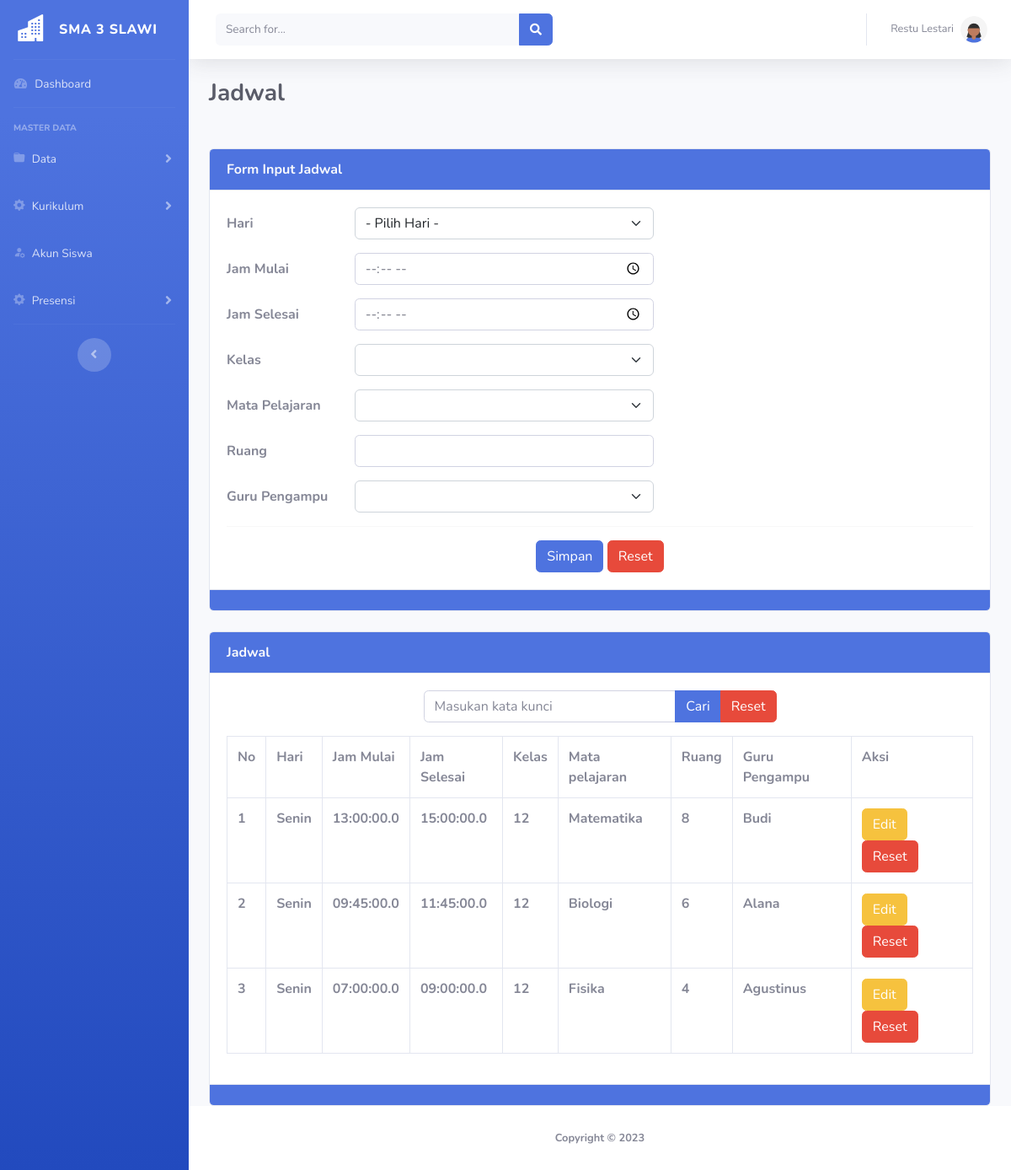
The app's page /admin/jadwal.php (signed in) with its own data.
### tables this page shows
CREATE TABLE `tbljadwal` (
  `id` int(8) NOT NULL,
  `hari` text NOT NULL,
  `mulai` time(1) NOT NULL,
  `selesai` time(1) NOT NULL,
  `kelas` varchar(128) NOT NULL,
  `mapel` text NOT NULL,
  `ruang` varchar(12) NOT NULL,
  `guru` varchar(27) NOT NULL
);

### admin/jadwal.php (the view, shortened to what this page needs)
<?php
include_once "../koneksi.php";
$vhari = "";
$vmulai = "";
$vselesai = "";
$vkelas = "";
$vmapel = "";
$vruang = "";
$vguru = "";
?>
<!DOCTYPE html>
<html lang="en">
<head>
    <link href="../assets/vendor/fontawesome-free/css/all.min.css" rel="stylesheet" type="text/css">
    <link rel="stylesheet" href="https://maxcdn.bootstrapcdn.com/bootstrap/4.0.0/css/bootstrap.min.css"
>
    <link href="https://cdn.jsdelivr.net/npm/bootstrap@5.2.3/dist/css/bootstrap.min.css" rel="stylesheet"
>
    <link rel="stylesheet" href="https://cdn.jsdelivr.net/npm/bootstrap-icons@1.10.5/font/bootstrap-icons.css">
    <link href="../assets/css/sb-admin-2.min.css" rel="stylesheet">
</head>
<body id="page-top">
    <div id="wrapper">
        <ul class="navbar-nav bg-gradient-primary sidebar sidebar-dark accordion" id="accordionSidebar">
            <a class="sidebar-brand d-flex align-items-center justify-content-center" href="index.php">
                <div class="sidebar-brand-icon">
                    <i class="bi bi-buildings-fill"></i>
                </div>
                <div class="sidebar-brand-text mx-3">SMA 3 SLAWI</div>
            </a>
            <hr class="sidebar-divider my-0">
            <li class="nav-item">
                <a class="nav-link" href="index.php">
                    <i class="fas fa-fw fa-tachometer-alt"></i>
                    <span>Dashboard</span></a>
            </li>
            <hr class="sidebar-divider">
            <div class="sidebar-heading">
                Master Data
            </div>
            <li class="nav-item">
                <a class="nav-link collapsed" href="#" data-toggle="collapse" data-target="#collapseTwo"
                    aria-expanded="true" aria-controls="collapseTwo">
                    <i class="bi bi-folder-fill"></i>
                    <span>Data</span>
                </a>
            </li>
            <li class="nav-item">
                <a class="nav-link collapsed" href="#" data-toggle="collapse" data-target="#collapseUtilities"
                    aria-expanded="true" aria-controls="collapseUtilities">
                    <i class="bi bi-gear-fill"></i>
                    <span>Kurikulum</span>
                </a>
            </li>
            <li class="nav-item">
                <a class="nav-link" href="akun.php">
                    <i class="bi bi-person-fill-gear"></i>
                    <span>Akun Siswa</span></a>
            </li>
            <li class="nav-item">
                <a class="nav-link collapsed" href="#" data-toggle="collapse" data-target="#collapse3"
                    aria-expanded="true" aria-controls="collapse3">
                    <i class="bi bi-gear-fill"></i>
                    <span>Presensi</span>
                </a>
            </li>
            <hr class="sidebar-divider d-none d-md-block">
            <div class="text-center d-none d-md-inline">
                <button class="rounded-circle border-0" id="sidebarToggle"></button>
            </div>
        </ul>
        <div id="content-wrapper" class="d-flex flex-column">
            <div id="content">
                <nav class="navbar navbar-expand navbar-light bg-white topbar mb-4 static-top shadow">
                    <form
                        class="d-none d-sm-inline-block form-inline mr-auto ml-md-3 my-2 my-md-0 mw-100 navbar-search">
                        <div class="input-group">
                            <input type="text" class="form-control bg-light border-0 small" placeholder="Search for..."
                                aria-label="Search" aria-describedby="basic-addon2">
                            <div class="input-group-append">
                                <button class="btn btn-primary" type="button">
                                    <i class="fas fa-search fa-sm"></i>
                                </button>
                            </div>
                        </div>
                    </form>
                    <ul class="navbar-nav ml-auto">
                        <li class="nav-item dropdown no-arrow">
                            <a class="nav-link dropdown-toggle" href="#" id="userDropdown" role="button"
                                data-toggle="dropdown" aria-haspopup="true" aria-expanded="false">
                                <span class="mr-2 d-none d-lg-inline text-gray-600 small">
                                    <?= $_SESSION['nama']; ?>
                                </span> <img class="img-profile rounded-circle"
                                    src="../assets/img/undraw_profile_1.svg">
                            </a>
                        </li>
                    </ul>
                </nav>
                <div class="container-fluid">
                    <h1 class="h3 mb-4 text-gray-800"><b>Jadwal</h1>
                    <br>
                    <div class="card">
                        <div class="card-header bg-primary text-light">
                            Form Input Jadwal
                        </div>
                        <div class="card-body">
                            <form method="POST">
                                <div class="mb-3 row">
                                    <label for="inputnama" class="col-sm-2 col-form-label">Hari</label>
                                    <div class="col-sm-5">
                                        <select class="form-select" aria-label="Default select example" name="thari"
                                            id="thari" value="<?= $vhari ?>">
                                            <option selected>- Pilih Hari -</option>
                                        </select>
                                    </div>
                                </div>
                                <div class="mb-3 row">
                                    <label for="inputnama" class="col-sm-2 col-form-label">Jam Mulai</label>
                                    <div class="col-sm-5">
                                        <input type="time" class="form-control" name="tmulai" id="tmulai"
                                            value="<?= $vmulai ?>">
                                    </div>
                                </div>
                                <div class="mb-3 row">
                                    <label for="inputnama" class="col-sm-2 col-form-label">Jam Selesai</label>
                                    <div class="col-sm-5">
                                        <input type="time" class="form-control" name="tselesai" id="tselesai"
                                            value="<?= $vselesai ?>">
                                    </div>
                                </div>
                                <div class="mb-3 row">
                                    <label for="inputnama" class="col-sm-2 col-form-label">Kelas</label>
                                    <div class="col-sm-5">
                                        <select name="tkelas" id="tkelas" class="form-select" required>
                                            <option value="<?= $vkelas ?>"><?= $vkelas ?></option>
                                            <?php
                                            $qry = $koneksi->query("SELECT * FROM tblkelas");
                                            while ($data = $qry->fetch_assoc()) { ?>
                                                <option value="<?= $data['kelas']; ?>"><?= $data['kelas']; ?></option>
                                            <?php } ?>
                                        </select>
                                    </div>
                                </div>
                                <div class="mb-3 row">
                                    <label for="inputnama" class="col-sm-2 col-form-label">Mata Pelajaran</label>
                                    <div class="col-sm-5">
                                        <select name="tmapel" id="tmapel" class="form-select" required>
                                            <option value="<?= $vmapel ?>"><?= $vmapel ?></option>
                                            <?php
                                            $qry = $koneksi->query("SELECT * FROM tblmapel");
                                            while ($data = $qry->fetch_assoc()) { ?>
                                                <option value="<?= $data['mapel']; ?>"><?= $data['mapel']; ?></option>
                                            <?php } ?>
                                        </select>
                                    </div>
                                </div>
                                <div class="mb-3 row">
                                    <label for="inputnama" class="col-sm-2 col-form-label">Ruang</label>
                                    <div class="col-sm-5">
                                        <input type="text" class="form-control" name="truang" id="truang"
                                            value="<?= $vruang ?>">
                                </div>
                        </div>
                        <div class="mb-3 row">
                            <label for="inputnama" class="col-sm-2 col-form-label">Guru Pengampu</label>
                            <div class="col-sm-5">
                                <select name="tguru" id="tguru" class="form-select" required>
                                    <option value="<?= $vguru ?>"><?= $vguru ?></option>
                                    <?php
                                    $qry = $koneksi->query("SELECT * FROM tblguru");
                                    while ($data = $qry->fetch_assoc()) { ?>
                                        <option value="<?= $data['nama']; ?>"><?= $data['nama']; ?></option>
                                    <?php } ?>
                                </select>
                            </div>
                        </div>
                        <div class="text-center">
                            <hr>
                            <button type="submit" class="btn btn-primary" name="bsimpan">Simpan</button>
                            <button class="btn btn-danger" name="breset" type="submit">Reset</button>
                        </div>
                        </form>
                    </div>
                    <div class="card-footer bg-primary">
                    </div>
                </div>
                <div class="card mt-4">
                    <div class="card-header bg-primary text-light">
                        Jadwal
                    </div>
                    <div class="card-body">
                        <div class="col-md-6 mx-auto">
                            <form method="POST">
                                <div class="input-group mb-3">
                                    <input type="text" name="tcari" class="form-control"
                                        placeholder="Masukan kata kunci">
                                    <button class="btn btn-primary" name="bcari" type="sumbit">Cari</button>
                                    <button class="btn btn-danger" name="breset" type="submit">Reset</button>
                                </div>
                            </form>
                        </div>
                        <table class="table table-stripped table-hover table-bordered">
                            <tr>
                                <th>No</th>
                                <th>Hari</th>
                                <th>Jam Mulai</th>
                                <th>Jam Selesai</th>
                                <th>Kelas</th>
                                <th>Mata pelajaran</th>
                                <th>Ruang</th>
                                <th>Guru Pengampu</th>
                                <th>Aksi</th>
                            </tr>
                            <?php
                            $no = 1;
                            if (isset($_POST['bcari'])) {
                                $keyword = $_POST['tcari'];
                                $q = "SELECT * FROM tbljadwal WHERE hari like '%$keyword%' or mapel like '%$keyword%' or selesai like '%$keyword%' or mulai like '%$keyword%' or kelas like '%$keyword%' or ruang  like '%$keyword%' or guru like '%$keyword%' order by id desc";
                            } else {
                                $q = "SELECT * FROM tbljadwal order by id desc";
                            }
                            $tampil = mysqli_query($koneksi, $q);
                            while ($data = mysqli_fetch_array($tampil)):
                                ?>
                                <tr>
                                    <td>
                                        <?= $no++ ?>
                                    </td>
                                    <td>
                                        <?= $data['hari'] ?>
                                    </td>
                                    <td>
                                        <?= $data['mulai'] ?>
                                    </td>
                                    <td>
                                        <?= $data['selesai'] ?>
                                    </td>
                                    <td>
                                        <?= $data['kelas'] ?>
                                    </td>
                                    <td>
                                        <?= $data['mapel'] ?>
                                    </td>
                                    <td>
                                        <?= $data['ruang'] ?>
                                    </td>
                                    <td>
                                        <?= $data['guru'] ?>
                                    </td>
                                    <td>
                                        <a href="jadwal.php?hal=edit&id=<?= $data['id'] ?>"
                                            class="btn btn-warning">Edit</a>
                                        <a href="jadwal.php?hal=hapus&id=<?= $data['id'] ?>" class="btn btn-danger"
                                            onclick="return confirm('Apakah anda yakin akan menghapus data ini?')">Reset</a>
                                    </td>
                                </tr>
                            <?php endwhile; ?>
                        </table>
                    </div>
                    <div class="card-footer bg-primary">
                    </div>
                </div>
            </div>
        </div>
        <footer class="sticky-footer bg-white">
            <div class="container my-auto">
                <div class="copyright text-center my-auto">
                    <span>Copyright &copy; 2023</span>
                </div>
            </div>
        </footer>
    </div>
    </div>
</body>
</html>

### records on screen
tbljadwal: hari "Senin", mulai "13:00:00.0", selesai "15:00:00.0", kelas "12", mapel "Matematika", ruang "8", guru "Budi"
tbljadwal: hari "Senin", mulai "09:45:00.0", selesai "11:45:00.0", kelas "12", mapel "Biologi", ruang "6", guru "Alana"
tbljadwal: hari "Senin", mulai "07:00:00.0", selesai "09:00:00.0", kelas "12", mapel "Fisika", ruang "4", guru "Agustinus"

### other values on screen
$_SESSION['nama'] "Restu Lestari"
